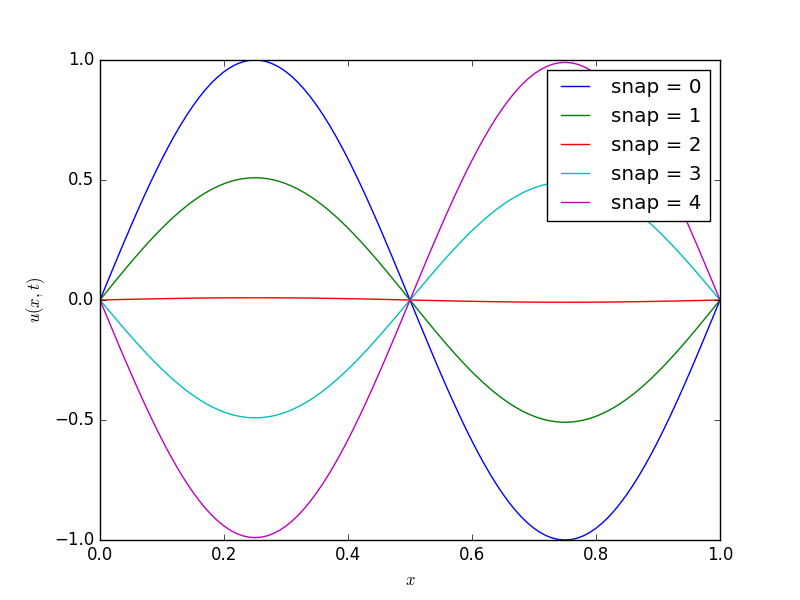

This figure's Python source:
import numpy as np
import matplotlib.pyplot as plt

datos=np.loadtxt('datos.txt')
snaps=np.arange(5)

for t in snaps:
	x=datos[datos[:,0]==t,1]
	u=datos[datos[:,0]==t,2]
	tiempo=t
	plt.plot(x,u,label='snap = '+str(t))
plt.xlabel(r'$x$')
plt.ylabel(r'$u(x,t)$')
plt.legend()
plt.savefig('grafica1.png')
